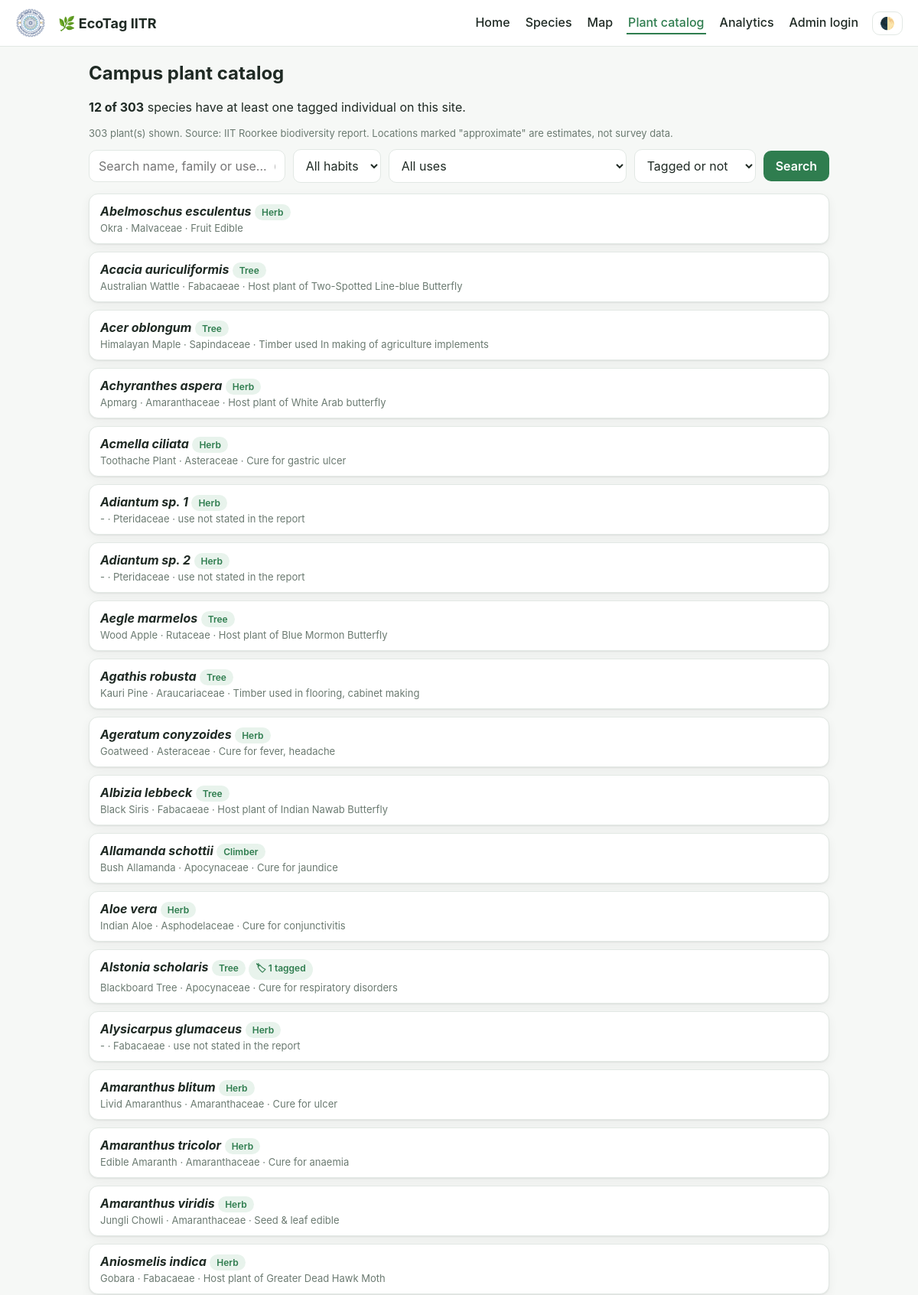
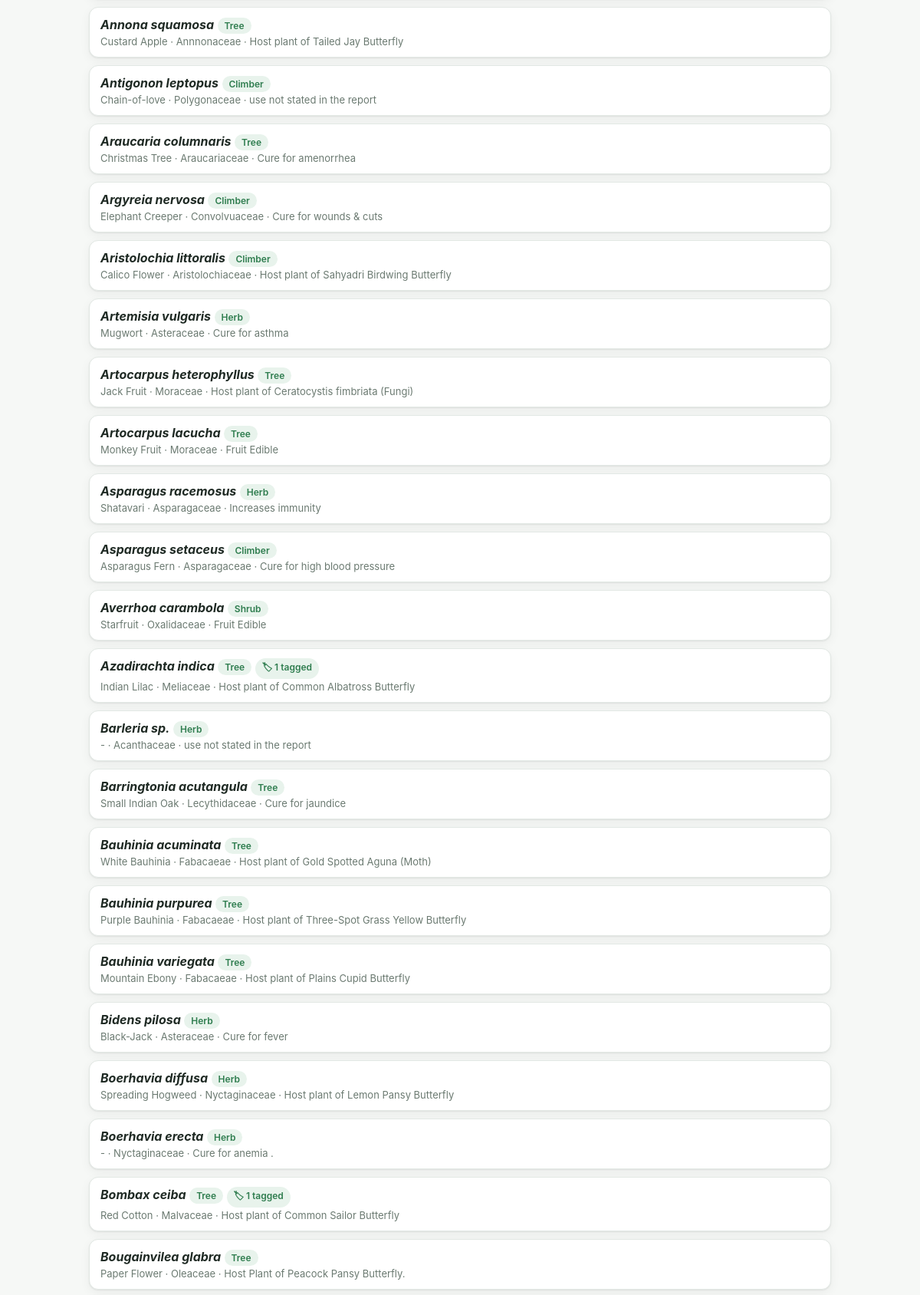
Screenshot of /species (upper part) with the database file from the repository (2 pictures, top to bottom).
### tables this page shows
CREATE TABLE species (
        id INTEGER PRIMARY KEY, sci TEXT, common TEXT, family TEXT, habit TEXT, uses TEXT, cat TEXT, loc TEXT, basis TEXT);

### app.py (the view)
@app.route("/species")
def species_index():
    q = request.args.get("q", "").strip(); habit = request.args.get("habit", ""); cat = request.args.get("cat", "")
    sql = "SELECT s.* FROM species s WHERE 1=1"
    args = []
    if q:
        sql += " AND (sci LIKE ? OR common LIKE ? OR family LIKE ? OR uses LIKE ?)"; args += [f"%{q}%"] * 4
    if habit:
        sql += " AND habit=?"; args.append(habit)
    if cat:
        sql += " AND cat=?"; args.append(cat)
    rows = [dict(r) for r in get_db().execute(sql + " ORDER BY sci", args).fetchall()]
    counts = species_counts()
    for r in rows: r["tagged"] = counts.get(r["id"], 0)
    tag = request.args.get("tag", "")
    if tag == "tagged": rows = [r for r in rows if r["tagged"]]
    if tag == "untagged": rows = [r for r in rows if not r["tagged"]]
    covered = len(counts); total_species = get_db().execute("SELECT COUNT(*) FROM species").fetchone()[0]
    cats = [r[0] for r in get_db().execute("SELECT cat, COUNT(*) c FROM species GROUP BY cat ORDER BY c DESC")]
    return render_template("species.html", rows=rows, q=q, habit=habit, cat=cat, cats=cats, tag=tag, covered=covered, total_species=total_species)

### app.py (called while the page is built)
def get_db():
    if "db" not in g:
        g.db = sqlite3.connect(DB); g.db.row_factory = sqlite3.Row
    return g.db

def base_url():
    env = os.environ.get("BASE_URL")
    if env: return env.rstrip("/")
    host = request.host.split(":")[0]
    if host in ("localhost", "127.0.0.1"):
        try:
            t = socket.socket(socket.AF_INET, socket.SOCK_DGRAM); t.connect(("8.8.8.8", 80))
            ip = t.getsockname()[0]; t.close()
            return f"http://{ip}:{request.host.split(':')[-1] if ':' in request.host else 80}"
        except OSError: pass
    return request.host_url.rstrip("/")

@app.context_processor
def inject():
    return {"qr_base": base_url(), "is_admin": session.get("admin", False),
            "logo_exists": os.path.exists(os.path.join(BASE, "static", "iitr-logo.png")),
            "today": str(date.today()), "HABIT": HABIT, "path": request.path,
            "hero_photo": next((n for n in HERO_NAMES if os.path.exists(os.path.join(BASE, "static", n))), None)}

def lookup():
    if "sp_lookup" not in g:
        m = {}
        for s in get_db().execute("SELECT * FROM species"):
            m[s["sci"].lower()] = s
            if s["common"]: m.setdefault(s["common"].lower(), s)
        for alias, sci in ALIASES.items():
            if sci in m: m.setdefault(alias, m[sci])
        g.sp_lookup = m
    return g.sp_lookup

def find_species(name):
    return lookup().get((name or "").strip().lower())

def species_counts():
    counts = {}
    for (sp,) in get_db().execute("SELECT species FROM entries"):
        m = find_species(sp)
        if m: counts[m["id"]] = counts.get(m["id"], 0) + 1
    return counts

### templates/species.html
{% extends "base.html" %}{% block body %}
<h2 style="margin-top:0">Campus plant catalog</h2>
<p><b>{{covered}} of {{total_species}}</b> species have at least one tagged individual on this site.
{% if is_admin %}<a class="btn sm" href="/print/species">🖨 Print QR signs for all species</a>{% endif %}</p>
<p class="hint">{{rows|length}} plant(s) shown. Source: IIT Roorkee biodiversity report. Locations marked "approximate" are estimates, not survey data.</p>
<form class="bar" method="get"><input id="q" name="q" value="{{q}}" placeholder="Search name, family or use...  (press / )">
 <select name="habit" onchange="this.form.submit()"><option value="">All habits</option>
 {% for k,v in HABIT.items() %}<option value="{{k}}" {{'selected' if k==habit}}>{{v}}</option>{% endfor %}</select>
 <select name="cat" onchange="this.form.submit()"><option value="">All uses</option>
 {% for c in cats %}<option value="{{c}}" {{'selected' if c==cat}}>{{c}}</option>{% endfor %}</select>
 <select name="tag" onchange="this.form.submit()"><option value="">Tagged or not</option>
 <option value="tagged" {{'selected' if tag=='tagged'}}>Tagged on site</option><option value="untagged" {{'selected' if tag=='untagged'}}>Not yet tagged</option></select>
 <button class="btn">Search</button>{% if q or habit or cat or tag %}<a class="btn ghost" href="/species">Clear</a>{% endif %}</form>
{% for s in rows %}<a href="/species/{{s.id}}" style="color:inherit;text-decoration:none"><div class="row"><div class="main">
 <b><i>{{s.sci}}</i></b> <span class="chip">{{HABIT.get(s.habit, s.habit)}}</span>
 {% if s.tagged %}<span class="chip ok">🏷 {{s.tagged}} tagged</span>{% endif %}
 <div>{{s.common or '-'}} · {{s.family}} · {{s.uses or 'use not stated in the report'}}</div></div></div></a>
{% else %}<p>No matches.</p>{% endfor %}{% endblock %}

### static/style.css (style rules this page uses)
:root { --g:#2f7d4f;--g2:#e8f3ec;--ink:#1f2a24;--mut:#6b7a71;--line:#e2e8e4;--bg:#f6f8f6;--card:#fff;--red:#c0392b;--blue:#2e6fb5; --dogbg:#fdeceb;--catbg:#e8f0fa;--warnbg:#fff4e5;--warnline:#f3c98b;--warnink:#a85a00;--shadow:0 1px 2px #0001,0 4px 14px #0000000d }
* { box-sizing:border-box }
body { margin:0;font-family:Inter,system-ui,sans-serif;background:var(--bg);color:var(--ink);transition:background .2s,color .2s }
a { color:var(--g);text-decoration:none }
.bar { display:flex;gap:10px;margin-bottom:14px;flex-wrap:wrap;align-items:center }
input,select,textarea { padding:10px 12px;border:1px solid var(--line);border-radius:10px;font:inherit;background:var(--card);color:var(--ink);width:100% }
.bar input { flex:1;min-width:160px;width:auto }
.bar select { width:auto }
.btn { background:var(--g);color:#fff;border:0;padding:10px 16px;border-radius:10px;font:inherit;font-weight:600;cursor:pointer;display:inline-block }
.row { background:var(--card);border:1px solid var(--line);border-radius:12px;padding:12px 14px;margin-bottom:10px;display:flex;gap:14px;align-items:center;flex-wrap:wrap;box-shadow:var(--shadow) }
.row .main { flex:1;min-width:180px }
.row .main b { font-size:16px }
.row .main div { color:var(--mut);font-size:13px;margin-top:2px }
.chip { font-size:12px;padding:3px 9px;border-radius:99px;font-weight:600;background:var(--g2);color:var(--g);display:inline-block }
.chip.ok { background:var(--g2);color:var(--g) }
.hint { color:var(--mut);font-size:13px;margin-top:6px }

### rows the page displays
species: sci "Abelmoschus esculentus", get "Herb", common "Okra", family "Malvaceae", uses "Fruit Edible"
species: sci "Acacia auriculiformis", get "Tree", common "Australian Wattle", family "Fabacaeae", uses "Host plant of Two-Spotted Line-blue Butterfly"
species: sci "Acer oblongum", get "Tree", common "Himalayan Maple", family "Sapindaceae", uses "Timber used In making of agriculture implements"
species: sci "Achyranthes aspera", get "Herb", common "Apmarg", family "Amaranthaceae", uses "Host plant of White Arab butterfly"
species: sci "Acmella ciliata", get "Herb", common "Toothache Plant", family "Asteraceae", uses "Cure for gastric ulcer"
species: sci "Adiantum sp. 1", get "Herb", common "-", family "Pteridaceae", uses "use not stated in the report"
species: sci "Adiantum sp. 2", get "Herb", common "-", family "Pteridaceae", uses "use not stated in the report"
species: sci "Aegle marmelos", get "Tree", common "Wood Apple", family "Rutaceae", uses "Host plant of Blue Mormon Butterfly"
species: sci "Agathis robusta", get "Tree", common "Kauri Pine", family "Araucariaceae", uses "Timber used in flooring, cabinet making"
species: sci "Ageratum conyzoides", get "Herb", common "Goatweed", family "Asteraceae", uses "Cure for fever, headache"
species: sci "Albizia lebbeck", get "Tree", common "Black Siris", family "Fabacaeae", uses "Host plant of Indian Nawab Butterfly"
species: sci "Allamanda schottii", get "Climber", common "Bush Allamanda", family "Apocynaceae", uses "Cure for jaundice"
species: sci "Aloe vera", get "Herb", common "Indian Aloe", family "Asphodelaceae", uses "Cure for conjunctivitis"
species: sci "Alstonia scholaris", get "Tree", tagged "1", common "Blackboard Tree", family "Apocynaceae", uses "Cure for respiratory disorders"
species: sci "Alysicarpus glumaceus", get "Herb", common "-", family "Fabacaeae", uses "use not stated in the report"
species: sci "Amaranthus blitum", get "Herb", common "Livid Amaranthus", family "Amaranthaceae", uses "Cure for ulcer"
species: sci "Amaranthus tricolor", get "Herb", common "Edible Amaranth", family "Amaranthaceae", uses "Cure for anaemia"
species: sci "Amaranthus viridis", get "Herb", common "Jungli Chowli", family "Amaranthaceae", uses "Seed & leaf edible"
species: sci "Aniosmelis indica", get "Herb", common "Gobara", family "Fabacaeae", uses "Host plant of Greater Dead Hawk Moth"
species: sci "Annona squamosa", get "Tree", common "Custard Apple", family "Annnonaceae", uses "Host plant of Tailed Jay Butterfly"
species: sci "Antigonon leptopus", get "Climber", common "Chain-of-love", family "Polygonaceae", uses "use not stated in the report"
species: sci "Araucaria columnaris", get "Tree", common "Christmas Tree", family "Araucariaceae", uses "Cure for amenorrhea"
species: sci "Argyreia nervosa", get "Climber", common "Elephant Creeper", family "Convolvuaceae", uses "Cure for wounds & cuts"
species: sci "Aristolochia littoralis", get "Climber", common "Calico Flower", family "Aristolochiaceae", uses "Host plant of Sahyadri Birdwing Butterfly"
species: sci "Artemisia vulgaris", get "Herb", common "Mugwort", family "Asteraceae", uses "Cure for asthma"
species: sci "Artocarpus heterophyllus", get "Tree", common "Jack Fruit", family "Moraceae", uses "Host plant of Ceratocystis fimbriata (Fungi)"
species: sci "Artocarpus lacucha", get "Tree", common "Monkey Fruit", family "Moraceae", uses "Fruit Edible"
species: sci "Asparagus racemosus", get "Herb", common "Shatavari", family "Asparagaceae", uses "Increases immunity"
species: sci "Asparagus setaceus", get "Climber", common "Asparagus Fern", family "Asparagaceae", uses "Cure for high blood pressure"
species: sci "Averrhoa carambola", get "Shrub", common "Starfruit", family "Oxalidaceae", uses "Fruit Edible"
species: sci "Azadirachta indica", get "Tree", tagged "1", common "Indian Lilac", family "Meliaceae", uses "Host plant of Common Albatross Butterfly"
species: sci "Barleria sp.", get "Herb", common "-", family "Acanthaceae", uses "use not stated in the report"
species: sci "Barringtonia acutangula", get "Tree", common "Small Indian Oak", family "Lecythidaceae", uses "Cure for jaundice"
species: sci "Bauhinia acuminata", get "Tree", common "White Bauhinia", family "Fabacaeae", uses "Host plant of Gold Spotted Aguna (Moth)"
species: sci "Bauhinia purpurea", get "Tree", common "Purple Bauhinia", family "Fabacaeae", uses "Host plant of Three-Spot Grass Yellow Butterfly"
species: sci "Bauhinia variegata", get "Tree", common "Mountain Ebony", family "Fabacaeae", uses "Host plant of Plains Cupid Butterfly"
species: sci "Bidens pilosa", get "Herb", common "Black-Jack", family "Asteraceae", uses "Cure for fever"
species: sci "Boerhavia diffusa", get "Herb", common "Spreading Hogweed", family "Nyctaginaceae", uses "Host plant of Lemon Pansy Butterfly"
species: sci "Boerhavia erecta", get "Herb", common "-", family "Nyctaginaceae", uses "Cure for anemia ."
species: sci "Bombax ceiba", get "Tree", tagged "1", common "Red Cotton", family "Malvaceae", uses "Host plant of Common Sailor Butterfly"
species: sci "Bougainvilea glabra", get "Tree", common "Paper Flower", family "Oleaceae", uses "Host Plant of Peacock Pansy Butterfly."

### other values shown
{{ covered }} "12"
{{ total_species }} "303"
{{ rows|length }} "303"
